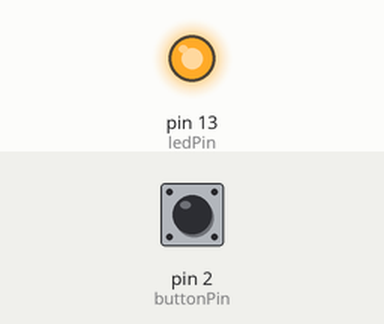
Simulated run of this sketch. Board: Arduino Uno, built with avr-gcc and run on an emulated ATmega328P. Shown: output pins drawn as LEDs (lit = HIGH). Dashed ring = blinking. The test bench sets the inputs (shaded band); at power-on: pin 2 (buttonPin) HIGH.

Above: at 0.75 s.
At 1.2 s:
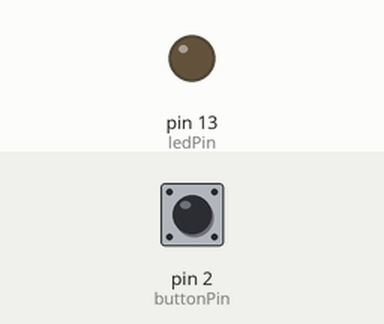
1.3 s: pin 2 (buttonPin) pulled LOW for 0.15 s
At 1.54 s:
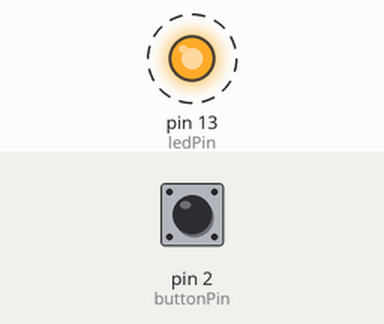
Timing chart, 0 to 10.3 s (numbered marks = the images above; inputs shaded):
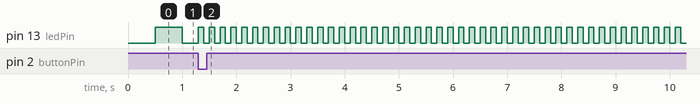

Measured:
- after the input at 1.3 s, pin 13 (ledPin): alternates HIGH for 0.10 s and LOW for 0.10 s, starting at once

The sketch:

task1.ino
```cpp
const int ledPin    = 13;
const int buttonPin = 2;

volatile unsigned long blinkInterval     = 500;   // 500 мс → 1 Гц
volatile unsigned long lastInterruptTime = 0;

bool ledState = LOW;
unsigned long previousMillis = 0;

void buttonISR() {
    unsigned long currentTime = millis();

    // Антидребезг 200 мс
    if (currentTime - lastInterruptTime > 200) {
        blinkInterval = (blinkInterval == 500) ? 100 : 500;
        lastInterruptTime = currentTime;
    }
}

void setup() {
    pinMode(ledPin, OUTPUT);
    pinMode(buttonPin, INPUT_PULLUP);

    attachInterrupt(
        digitalPinToInterrupt(buttonPin),
        buttonISR,
        FALLING
    );
}

void loop() {
    unsigned long interval;

    noInterrupts();
    interval = blinkInterval;
    interrupts();

    if (millis() - previousMillis >= interval) {
        previousMillis = millis();
        ledState = !ledState;
        digitalWrite(ledPin, ledState);
    }
}
```
